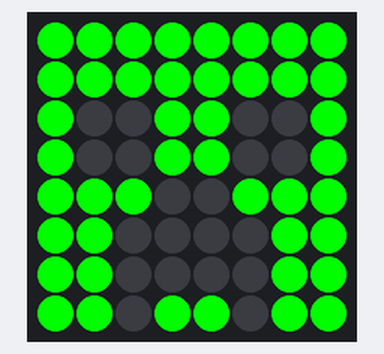
The program below on a simulated Raspberry Pi (BCM pin numbers) with a Sense HAT. Parts: the Sense HAT's 8×8 RGB LED matrix. Random numbers come from a fixed seed.

Above: at 0.1 s.
At 2.1 s:
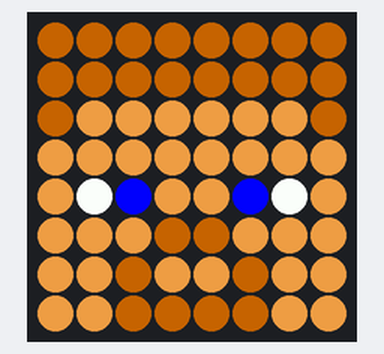
At 4.1 s:
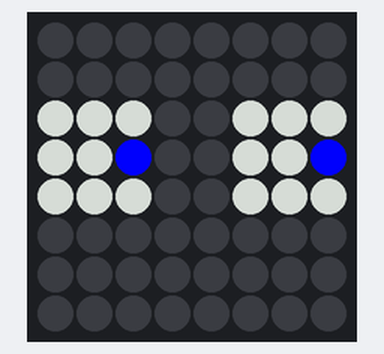
At 5.1 s:
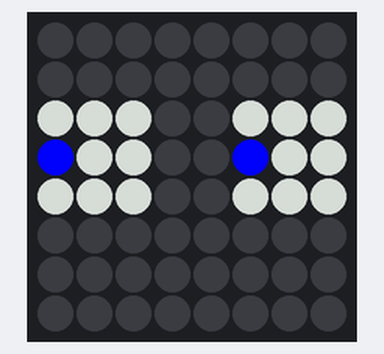

The program:

led.py
```python
from sense_hat import SenseHat
from time import sleep
from random import randint

sense = SenseHat()

sense.set_rotation(180)
# sense.flip_h()

white = (255,255,255)
red = (255,0,0)
blue = (0,0,255)
yellow = (255,255,0)
green = (0,255,0)

# Generate a random color
def pick_random_color():
  r = randint(0,255)
  g = randint(0,255)
  b = randint(0,255)
  return (r,g,b)

# sense.clear(red)

# while True:
#sense.show_message("Hello, world!", text_colour=green, back_colour=red, scroll_speed=0.1)

#while True:
# sense.show_letter("J", pick_random_color(), pick_random_color())
# sleep(1)
# sense.show_letter("u", pick_random_color(), pick_random_color())
# sleep(1)
# sense.show_letter("n", pick_random_color(), pick_random_color())
# sleep(1)
# sense.show_letter("i", pick_random_color(), pick_random_color())
# sleep(1)
# sense.show_letter("p", pick_random_color(), pick_random_color())
# sleep(1)
# sense.show_letter("e", pick_random_color(), pick_random_color())
# sleep(1)
# sense.show_letter("r", pick_random_color(), pick_random_color())
# sleep(1)

# Define some colours
g = (0, 255, 0) # Green
b = (0, 0, 0) # Black

# Set up where each colour will display
creeper_pixels = [
  g, g, g, g, g, g, g, g,
  g, g, g, g, g, g, g, g,
  g, b, b, g, g, b, b, g,
  g, b, b, g, g, b, b, g,
  g, g, g, b, b, g, g, g,
  g, g, b, b, b, b, g, g,
  g, g, b, b, b, b, g, g,
  g, g, b, g, g, b, g, g
]

# Display these colours on the LED matrix
sense.set_pixels(creeper_pixels)
sleep(2)


# Define some colours
B = (102, 51, 0)
b = (0, 0, 255)
S = (205,133,63)
W = (255, 255, 255)

# Set up where each colour will display
steve_pixels = [
  B, B, B, B, B, B, B, B,
  B, B, B, B, B, B, B, B,
  B, S, S, S, S, S, S, B,
  S, S, S, S, S, S, S, S,
  S, W, b, S, S, b, W, S,
  S, S, S, B, B, S, S, S,
  S, S, B, S, S, B, S, S,
  S, S, B, B, B, B, S, S
]

# Display these colours on the LED matrix
sense.set_pixels(steve_pixels)
sleep(2)

w = (150, 150, 150)
b = (0, 0, 255)
e = (0, 0, 0)

image = [
  e,e,e,e,e,e,e,e,
  e,e,e,e,e,e,e,e,
  w,w,w,e,e,w,w,w,
  w,w,b,e,e,w,w,b,
  w,w,w,e,e,w,w,w,
  e,e,e,e,e,e,e,e,
  e,e,e,e,e,e,e,e,
  e,e,e,e,e,e,e,e
]

sense.set_pixels(image)

while True:
  sleep(1)
  sense.flip_h()

sense.clear()
```

Measured:
- what the display in image 1 shows lasts 2.0 s, from 2.0 s to 4.0 s
- what the display in image 2 shows lasts 1.0 s, from 4.0 s to 5.0 s
